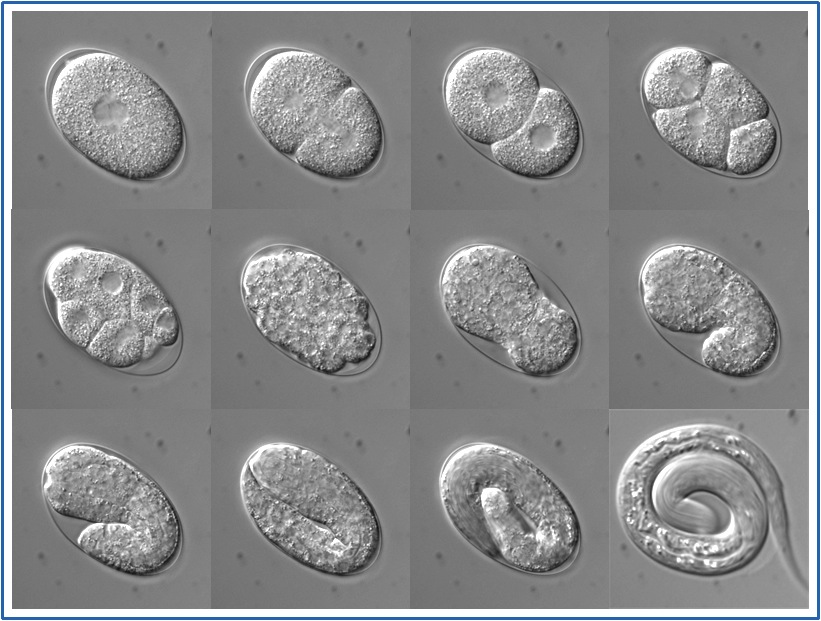
#> input picture Images/c-elegans-embryogenesis_med.jpeg, 821 x 621 px
$ python -i preprocess_bacteria.py   (imports and definitions only)
#> lines starting #> are read from the running program, lines starting #| are printed output that depends on the picture; after the words box and inside, x2 and y2 are one past the last pixel; in counts of white or black regions, pixels touching at a corner belong together
### image_analysis.py
import matplotlib.pyplot as plt
import imageio as img
import numpy as np
import scipy as sp
import skimage as ski #for different image analysis algorithms
import skimage.filters

# [207 lines left out: functions psf_airy, simulator, psf_sig, crlb, COM, transform_ccd_coords and 6 more, not called in this run]

def thresher(pic, threshold):
    thresh = np.where(pic < threshold, 0, 1) #binarizes the image
    return thresh

# [14 lines left out: function sobel_kernel, not called in this run]

### preprocess_bacteria.py
import numpy as np
import scipy as sp
import skimage as ski
import skimage.filters
import image_analysis as anl

def preprocessor(pic,sigma=15,op_sz=2):
    bkg = ski.filters.gaussian(pic,sigma)
    pic_hp = pic-bkg
    thresh = ski.filters.threshold_otsu(pic_hp)
    pic_th = anl.thresher(pic_hp,thresh)
    pic_op = ski.morphology.opening(pic_th,ski.morphology.disk(op_sz))
    pic_fill = sp.ndimage.binary_fill_holes(pic_op)
    labelled = ski.measure.label(pic_fill,connectivity=2)
    return labelled


>>> import cv2
>>> picture = cv2.imread('Images/c-elegans-embryogenesis_med.jpeg', cv2.IMREAD_GRAYSCALE)
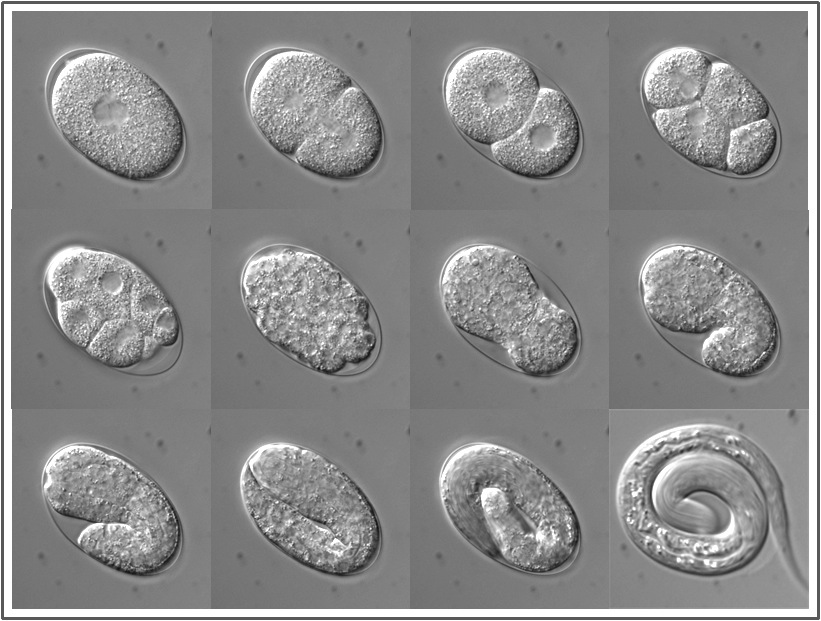
#> picture: shape (621, 821); min 13, max 255, mean 138
>>> result = preprocessor(picture)
#> in preprocessor, `bkg = ski.filters.gaussian(pic,sigma)`:
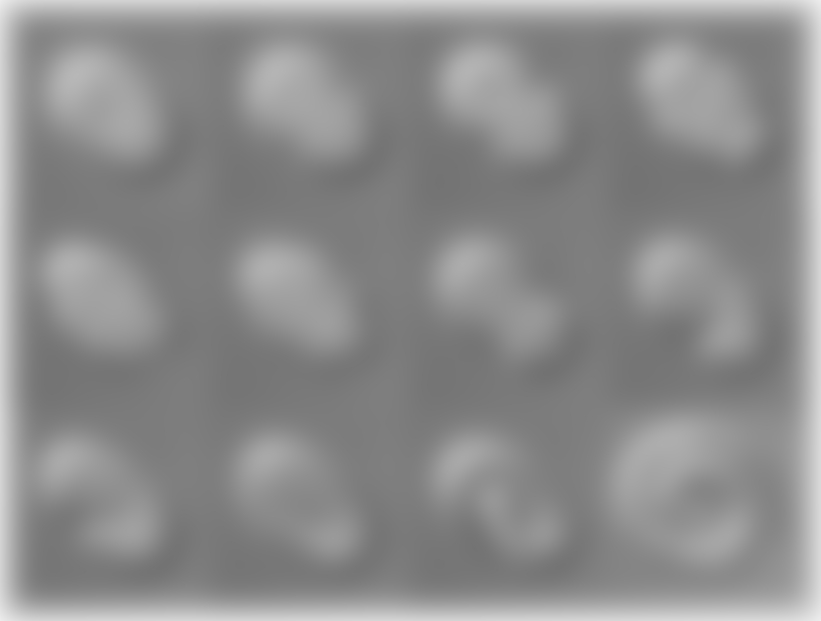
#> bkg: shape (621, 821) float64; min 0.449, max 0.931, mean 0.551
#> in preprocessor, `thresh = ski.filters.threshold_otsu(pic_hp)`: thresh = 174.6
#> in thresher, `thresh = np.where(pic < threshold, 0, 1)`:
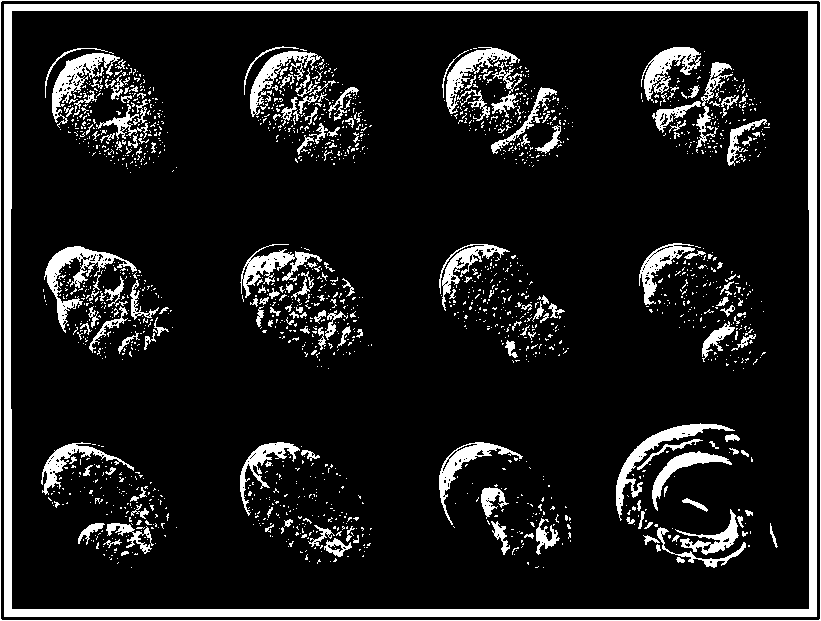
#> thresh: shape (621, 821) int64; values 0 (black) and 1 (white), 12.2% white; 1882 white regions (1692 under 20 px), largest, box (x1, y1, x2, y2) and area: (4, 4, 817, 617) 21762, (0, 0, 821, 621) 2884, (44, 246, 137, 333) 1748
#> in preprocessor, `pic_op = ski.morphology.opening(pic_th,ski.morphology.disk(op_sz))`:
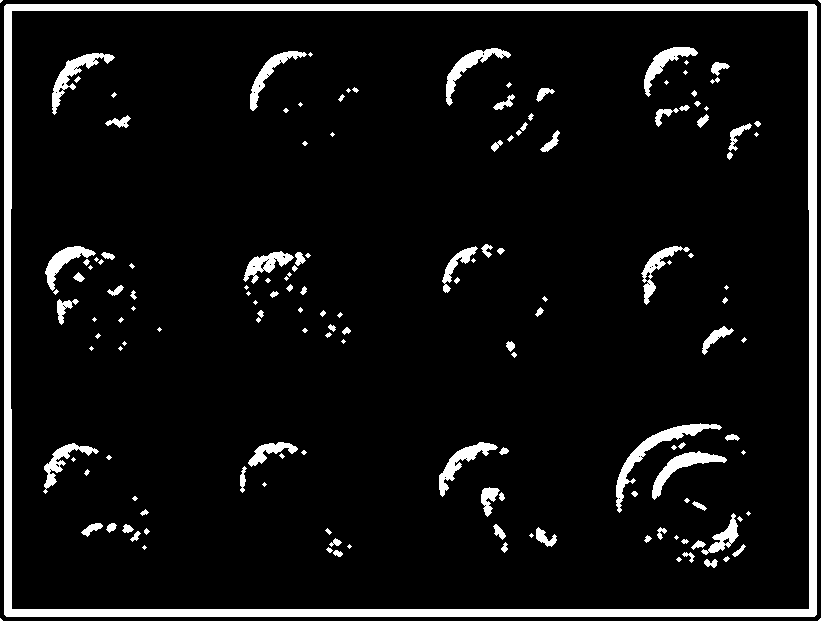
#> pic_op: shape (621, 821) int64; values 0 (black) and 1 (white), 7.5% white; 155 white regions (64 under 20 px), largest, box (x1, y1, x2, y2) and area: (4, 4, 817, 617) 21750, (616, 423, 722, 513) 1339, (52, 53, 115, 115) 915
#> in preprocessor, `pic_fill = sp.ndimage.binary_fill_holes(pic_op)`:
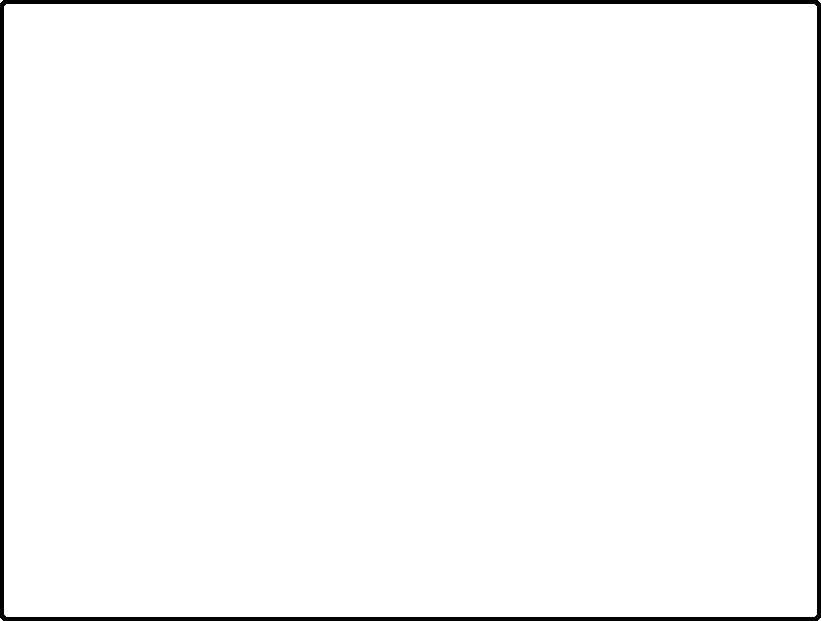
#> pic_fill: shape (621, 821) bool; 97.8% white; 1 black region, box (x1, y1, x2, y2) and area: (0, 0, 821, 621) 11460
#> in preprocessor, `labelled = ski.measure.label(pic_fill,connectivity=2)`:
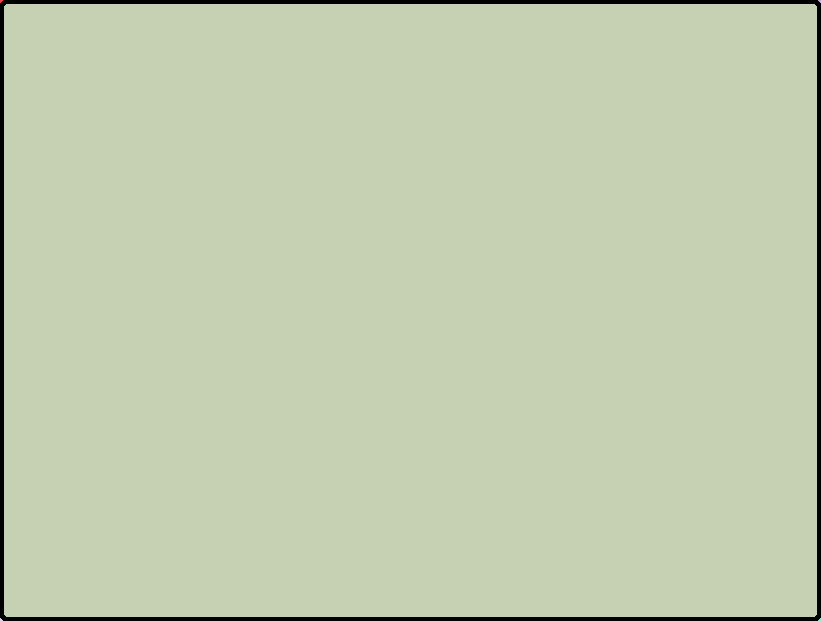
#> labelled: shape (621, 821) int32; 6 distinct labels, from 0 to 5; one colour per label, 0 black

$ run again, on Images/Arabidosis_2a_20X_gfp_tubulin_crop.png
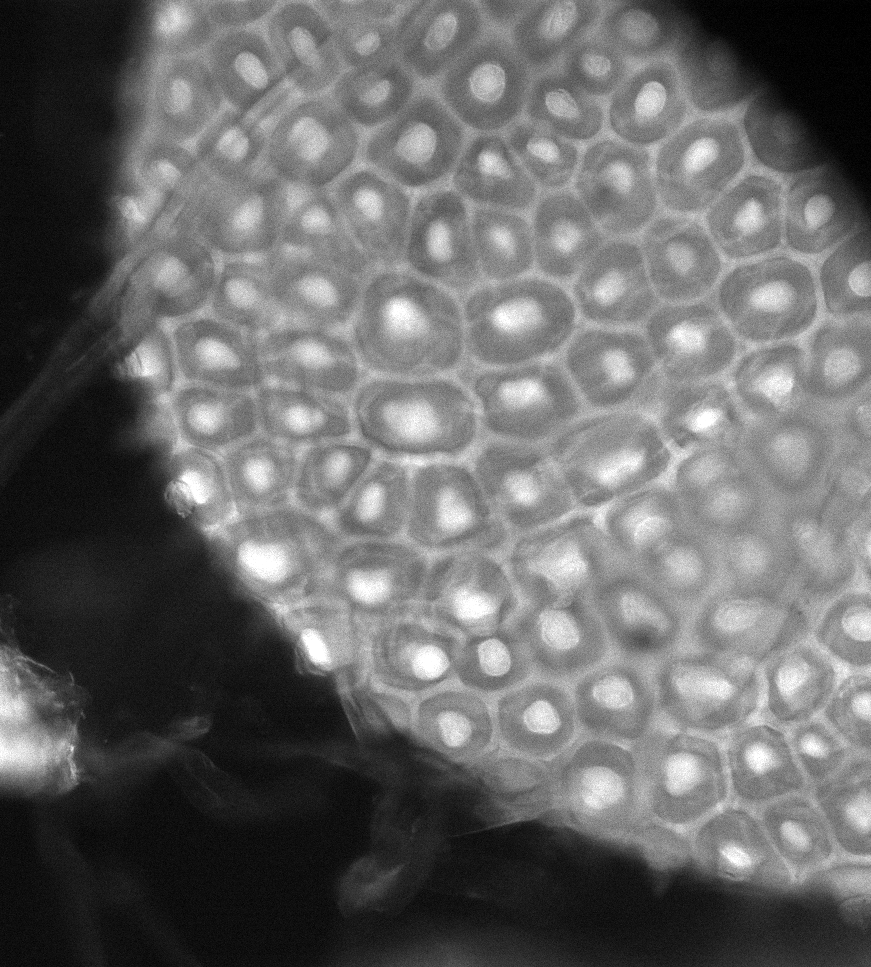
#> input picture Images/Arabidosis_2a_20X_gfp_tubulin_crop.png, 871 x 967 px
#> picture is the input picture: shape (967, 871); min 0, max 255, mean 104
#> in preprocessor, `thresh = ski.filters.threshold_otsu(pic_hp)`: thresh = 86.91
#> in thresher, `thresh = np.where(pic < threshold, 0, 1)`:
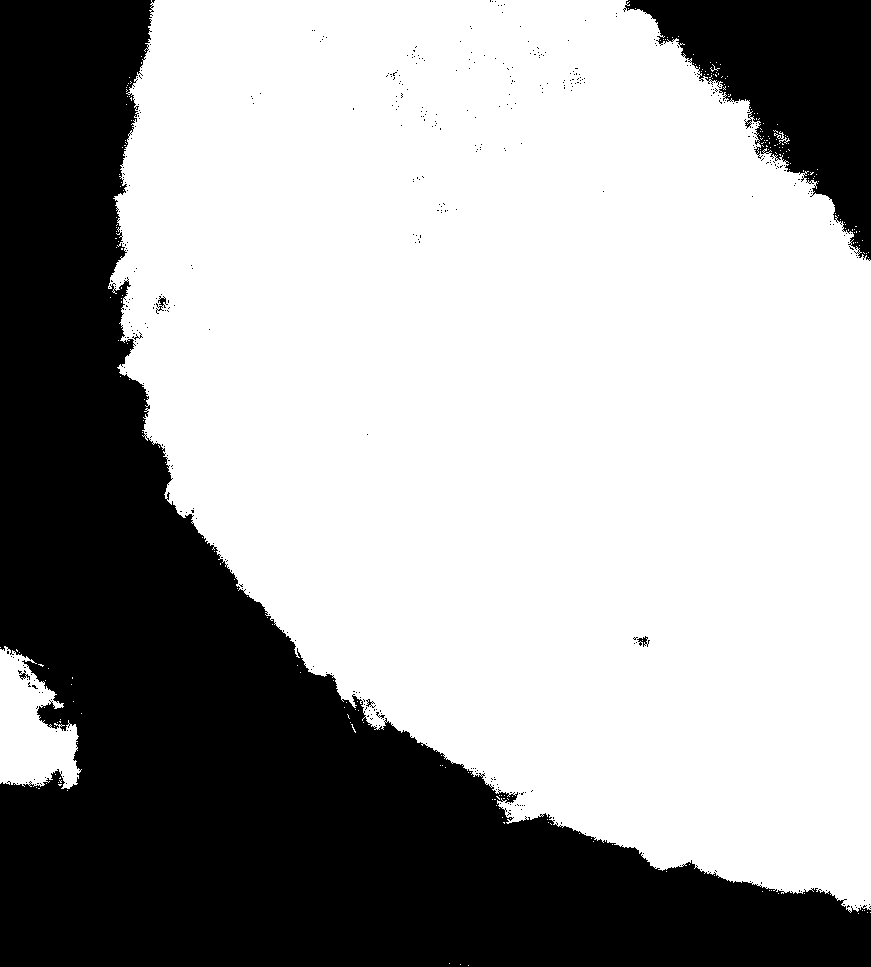
#> thresh: shape (967, 871) int64; values 0 (black) and 1 (white), 63.5% white; 440 black regions (432 under 20 px), largest, box (x1, y1, x2, y2) and area: (0, 0, 871, 967) 276317, (623, 0, 871, 261) 29928, (156, 296, 168, 314) 77
#> pic_op: shape (967, 871) int64; values 0 (black) and 1 (white), 63.1% white; 165 black regions (158 under 20 px), largest, box (x1, y1, x2, y2) and area: (0, 0, 871, 967) 278856, (623, 0, 871, 261) 31102, (153, 294, 170, 314) 188
#> pic_fill: shape (967, 871) bool; 63.2% white; 3 black regions (1 under 20 px), largest, box (x1, y1, x2, y2) and area: (0, 0, 871, 967) 278736, (623, 0, 871, 261) 31085
#> in preprocessor, `labelled = ski.measure.label(pic_fill,connectivity=2)`:
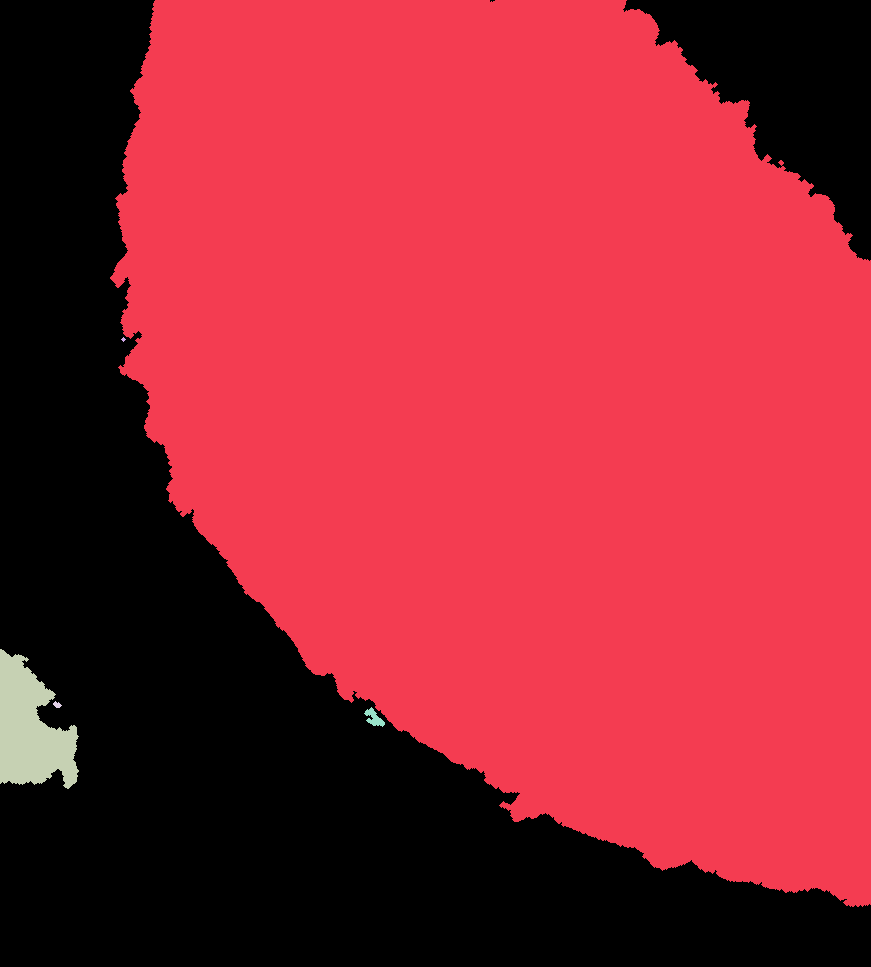
#> labelled: shape (967, 871) int32; 6 distinct labels, from 0 to 5; one colour per label, 0 black
